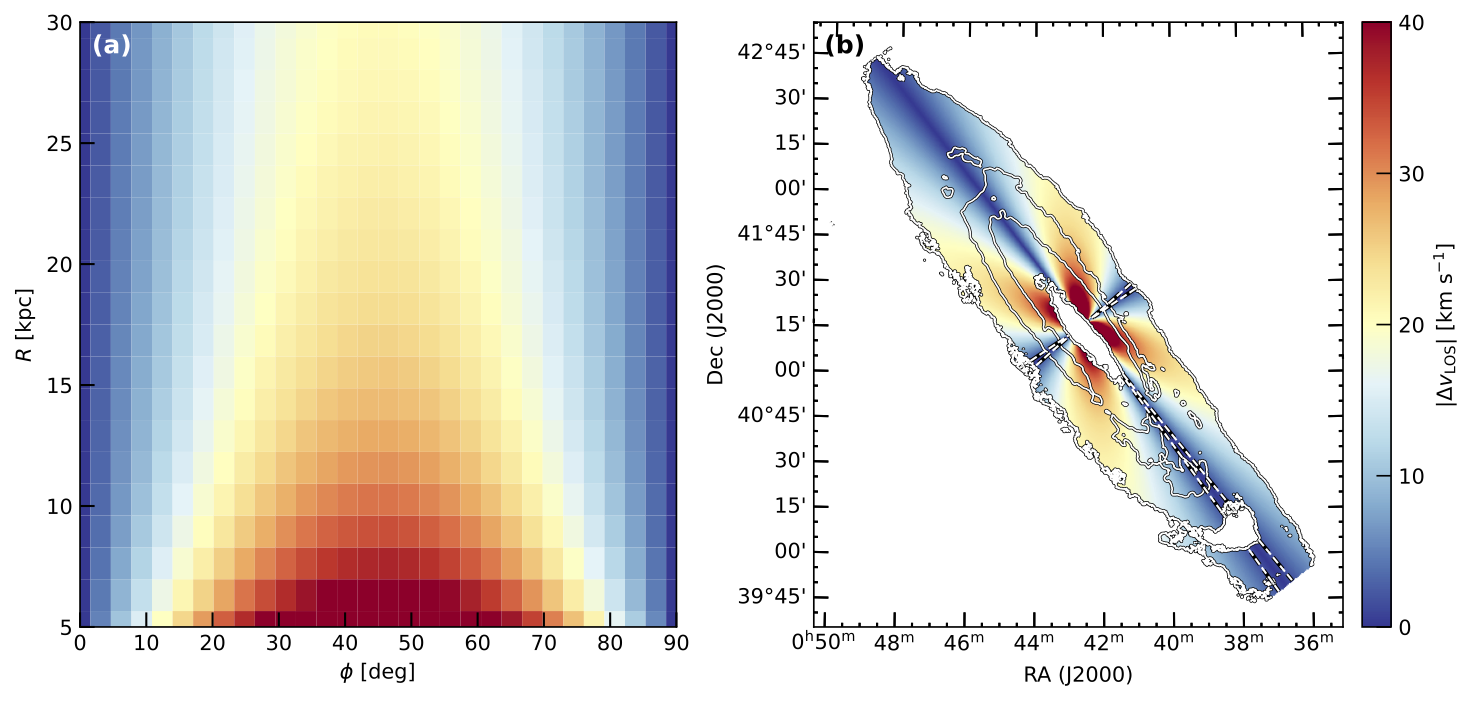

Source code (Python):
#!/usr/bin/env python3
# -*- coding: utf-8 -*-

"""
Two-panel figure with ONE continuous colorbar (from panel b), plus dashed iso-lines on panel b.

(a) Left: Analytic model |Δv_LOS|(phi, R) using the SAME cmap/norm as panel (b).
(b) Right: Observed |Δv_los| with N_HI contours and dashed iso-|Δv_los| lines.

Colorbar is continuous (no steps) and shown ONLY for panel (b).
Layout is adjustable at call time.
Output PDF name is fixed to 'vlos_projection_broadening.pdf'.
"""

import numpy as np
import matplotlib.pyplot as plt
from matplotlib.colors import Normalize
from matplotlib import gridspec
from astropy.io import fits
from astropy.wcs import WCS
import astropy.units as u
import warnings
from astropy.wcs import FITSFixedWarning

warnings.filterwarnings("ignore", category=FITSFixedWarning)

# ---------- helpers ----------
def mom0_to_nhi_cm2(mom0_data):
    """Convert moment-0 (K km/s) to N_HI (cm^-2)."""
    return mom0_data * 1.222e6 / (1.4**2) / 60.0 / 60.0 * 1.8e18

def _angle_map(shape, center_pix, pa_deg=0.0):
    """Position angle map in degrees measured CCW from +x after subtracting pa_deg."""
    h, w = shape
    y_idx, x_idx = np.indices((h, w))
    xc, yc = center_pix  # (x, y)
    theta = np.degrees(np.arctan2(y_idx - yc, x_idx - xc))
    theta = (theta - pa_deg + 360.0) % 360.0
    return theta

def _in_angle_range(theta_deg, amin, amax):
    """Inclusive angular selection that correctly handles wrap-around."""
    theta = theta_deg % 360.0
    amin = amin % 360.0
    amax = amax % 360.0
    if amin <= amax:
        return (theta >= amin) & (theta <= amax)
    else:
        return (theta >= amin) | (theta <= amax)

def _radial_map(shape, center_pix):
    h, w = shape
    y_idx, x_idx = np.indices((h, w))
    xc, yc = center_pix
    return np.hypot(x_idx - xc, y_idx - yc)

# ---------- main plotting ----------
def plot_ab_panels_shared_cbar_continuous(
    # ---- left panel (analytic model) ----
    v_rot=220.0,
    incl_deg=77.0,
    theta_deg_max=90.0,
    theta_steps=30,
    R_min=5.0,
    R_max=30.0,
    R_steps=20,
    # ---- right panel (observed map, DEFINES the shared cmap/norm) ----
    vlos_fits_path="../data/vlos_delta_abs.fits",
    mom0_fits_path="../data/jcomb_submed.mom0.-600-45.fits",
    xlim=(450, 2550),
    ylim=(300, 2700),
    cmap_b="RdYlBu_r",
    vmin_b=0.0,
    vmax_b=40.0,
    # dashed iso-|Δvlos| on panel (b)
    sectors=None,                 # [{'theta_center':..., 'half_width':...}, ...] or [{'theta_min':..., 'theta_max':...}]
    special_levels=(1.7,),        # km/s
    special_color='w',
    special_linestyle="--",
    special_linewidth=1.0,
    special_edge=True,
    special_edge_color="k",
    special_edge_width=2.0,
    special_center_pix=None,      # (x, y) in pixels; default = center of image
    special_limit_to_vlos_mask=True,
    special_clip_to_limits=True,
    special_use_abs=True,
    special_pa_deg=38.0,
    # NHI contours
    nhi_levels=(5e20, 2e21),
    nhi_mask_min=5e20,
    contour_white_with_black_edge=True,
    contour_edge_linewidth=1.5,
    contour_linewidth=0.8,
    # ---- colorbar ticks (continuous) ----
    cbar_ticks=None,              # e.g., [0,10,20,30,40]; if None, auto from vmin_b/vmax_b
    # ---- layout tuning (relative widths; all are normalized internally) ----
    fig_size=(12.0, 4.8),
    panel_a_width=1.0,
    panel_gap=0.12,
    panel_b_width=1.0,
    cbar_gap_b=0.06,
    cbar_width=0.05,
    # ---- output ----
    output_name="vlos_projection_broadening.pdf"
):
    """
    Produces a two-panel PDF named 'vlos_projection_broadening.pdf' with a SINGLE continuous colorbar from panel (b).
    """

    # --- compute left panel data (analytic) ---
    sin_i = np.sin(np.radians(incl_deg))
    tan_i = np.tan(np.radians(incl_deg))
    h_func = lambda R: (R * 16.0 + 182.0) / 1000.0  # kpc

    theta_vals = np.linspace(0.0, np.radians(theta_deg_max), int(theta_steps))
    R_vals = np.linspace(R_min, R_max, int(R_steps))
    R_grid, theta_grid = np.meshgrid(R_vals, theta_vals)

    h_grid = h_func(R_grid)
    numerator1 = np.sin(theta_grid) * R_grid + tan_i * h_grid
    numerator2 = np.sin(theta_grid) * R_grid - tan_i * h_grid
    denominator = R_grid * np.cos(theta_grid)
    delta_theta = np.arctan(numerator1 / denominator) - np.arctan(numerator2 / denominator)

    theta_minus = theta_grid - delta_theta / 2.0
    theta_plus = theta_grid + delta_theta / 2.0
    delta_v = v_rot * sin_i * (np.cos(theta_minus) - np.cos(theta_plus))
    delta_v_abs = np.abs(delta_v)

    # --- compute right panel data (observed) ---
    hdu_v = fits.open(vlos_fits_path)[0]
    vlos = hdu_v.data.astype(np.float32)
    wcs = WCS(hdu_v.header)
    hdu_m = fits.open(mom0_fits_path)[0]
    mom0 = hdu_m.data.astype(np.float32)

    if vlos.shape != mom0.shape:
        raise ValueError(f"Shape mismatch: vlos {vlos.shape} vs mom0 {mom0.shape}")

    nhi = mom0_to_nhi_cm2(mom0)

    # mask where invalid or below NHI floor
    mask = ~(np.isfinite(nhi)) | (nhi < float(nhi_mask_min)) | ~(np.isfinite(vlos))
    vlos_masked = np.ma.array(vlos, mask=mask)

    # --- SHARED cmap and continuous norm (no steps) ---
    cmap_shared = plt.get_cmap(cmap_b)
    norm_shared = Normalize(vmin=vmin_b, vmax=vmax_b)

    # --- GridSpec dynamic layout with ONE colorbar on the far right ---
    # columns: [ Panel A | GAP | Panel B | CBAR GAP | CBAR ]
    ratios = [panel_a_width, panel_gap, panel_b_width, cbar_gap_b, cbar_width]
    ratios = np.array(ratios, dtype=float)
    ratios = ratios / np.sum(ratios)
    total = 500
    width_ratios = (ratios * total).astype(int)

    plt.rcParams['figure.dpi'] = 120
    plt.rcParams['savefig.dpi'] = 120
    plt.rcParams['axes.labelsize'] = 10
    plt.rcParams['xtick.labelsize'] = 10
    plt.rcParams['ytick.labelsize'] = 10

    fig = plt.figure(figsize=fig_size)
    gs = gridspec.GridSpec(
        1, 5, figure=fig, width_ratios=width_ratios,
        left=0.06, right=0.98, top=0.95, bottom=0.11, wspace=0.0
    )

    # axes
    axA = fig.add_subplot(gs[0, 0])                 # panel (a)
    # gs[0,1] is the gap (no axis)
    axB = fig.add_subplot(gs[0, 2], projection=wcs) # panel (b) with WCS
    # gs[0,3] is the gap between B and cbar
    axCB = fig.add_subplot(gs[0, 4])                # the only colorbar

    # --- draw left (a) using SHARED cmap/norm ---
    imA = axA.pcolormesh(np.degrees(theta_grid), R_grid, delta_v_abs,
                         shading='auto', cmap=cmap_shared, norm=norm_shared)
    axA.set_xlabel(r'$\phi$ [deg]')
    axA.set_ylabel(r'$R$ [kpc]')
    axA.set_xlim([0, theta_deg_max])
    axA.set_ylim([R_min, R_max])
    axA.tick_params(direction='in', length=7, width=1)
    axA.text(0.02, 0.98, "(a)", transform=axA.transAxes,
             ha="left", va="top", fontsize=12, fontweight="bold", color = 'w')

    # --- draw right (b) using the SAME cmap/norm ---
    data_B = np.ma.array(np.abs(vlos_masked) if special_use_abs else vlos_masked)
    imB = axB.imshow(data_B, origin="lower", cmap=cmap_shared, norm=norm_shared, interpolation="nearest")

    # single shared continuous colorbar
    cbar = fig.colorbar(imB, cax=axCB, orientation='vertical')
    cbar.set_label(r"$|\Delta v_{\rm LOS}|$ [km s$^{-1}$]")
    if cbar_ticks is None:
        cbar_ticks = np.linspace(vmin_b, vmax_b, 5)
    cbar.set_ticks(cbar_ticks)
    cbar.set_ticklabels([f"{int(round(t))}" for t in cbar_ticks])
    axCB.tick_params(direction="in", length=7)

    # N_HI contours on (b)
    if nhi_levels and len(nhi_levels) > 0:
        if contour_white_with_black_edge:
            axB.contour(nhi, levels=np.array(nhi_levels, float), colors="k",
                        linewidths=contour_edge_linewidth, origin="lower")
            axB.contour(nhi, levels=np.array(nhi_levels, float), colors="w",
                        linewidths=contour_linewidth, origin="lower")
        else:
            axB.contour(nhi, levels=np.array(nhi_levels, float), colors="k",
                        linewidths=contour_linewidth, origin="lower")

    # Dashed iso-|Δvlos| lines on (b)
    if sectors:
        h, w = vlos.shape
        if special_center_pix is None:
            special_center_pix = (w / 2.0, h / 2.0)
        theta_map = _angle_map(vlos.shape, special_center_pix, pa_deg=float(special_pa_deg))
        r_map = _radial_map(vlos.shape, special_center_pix)
        base_mask = vlos_masked.mask if special_limit_to_vlos_mask else np.zeros_like(vlos_masked.mask, dtype=bool)
        vlos_for_contour = np.abs(vlos) if special_use_abs else vlos

        clip_mask = np.zeros_like(base_mask)
        if special_clip_to_limits and (xlim is not None or ylim is not None):
            x0, x1 = (0, w - 1) if xlim is None else (int(xlim[0]), int(xlim[1]))
            y0, y1 = (0, h - 1) if ylim is None else (int(ylim[0]), int(ylim[1]))
            clip_mask[:] = True
            clip_mask[y0:y1 + 1, x0:x1 + 1] = False

        for sector in sectors:
            if 'theta_center' in sector and 'half_width' in sector:
                c = float(sector['theta_center']); hw = float(sector['half_width'])
                amin, amax = c - hw, c + hw
            elif 'theta_min' in sector and 'theta_max' in sector:
                amin, amax = float(sector['theta_min']), float(sector['theta_max'])
            else:
                raise ValueError("Each sector must define (theta_center & half_width) or (theta_min & theta_max).")

            r_min = sector.get('r_min', None); r_max = sector.get('r_max', None)
            ang_mask = _in_angle_range(theta_map, amin, amax)
            if r_min is not None: ang_mask &= (r_map >= float(r_min))
            if r_max is not None: ang_mask &= (r_map <= float(r_max))
            region_mask = base_mask | (~ang_mask) | clip_mask
            data_sector = np.ma.array(vlos_for_contour, mask=region_mask)

            for lvl in special_levels:
                if special_edge:
                    axB.contour(data_sector, levels=[float(lvl)], colors=special_edge_color,
                                linewidths=special_edge_width, linestyles=special_linestyle, origin="lower")
                axB.contour(data_sector, levels=[float(lvl)], colors=special_color,
                            linewidths=special_linewidth, linestyles=special_linestyle, origin="lower")

    # Cosmetics for (b)
    axB.set_xlabel("RA (J2000)")
    axB.set_ylabel("Dec (J2000)")
    axB.tick_params(direction='in', which='major', length=7, width=1)
    axB.coords['ra'].set_ticks(spacing=30 * u.arcmin)
    axB.coords['ra'].display_minor_ticks(True)
    axB.coords['ra'].set_minor_frequency(4)
    axB.coords['dec'].set_ticks(spacing=15 * u.arcmin)
    axB.coords['dec'].display_minor_ticks(True)
    axB.coords['dec'].set_minor_frequency(3)
    if xlim is not None: axB.set_xlim(xlim)
    if ylim is not None: axB.set_ylim(ylim)
    axB.text(0.02, 0.98, "(b)", transform=axB.transAxes,
             ha="left", va="top", fontsize=12, fontweight="bold")

    # Save
    plt.savefig(output_name, bbox_inches="tight")
    print(f"Saved: {output_name}")

# ---- example ----
if __name__ == "__main__":
    sectors_example = [
        {'theta_center': 180, 'half_width': 12},
        {'theta_center': 270, 'half_width': 12},
        {'theta_center':   0, 'half_width': 12},
    ]

    plot_ab_panels_shared_cbar_continuous(
        vlos_fits_path="../data/vlos_delta_abs.fits",
        mom0_fits_path="../data/jcomb_submed.mom0.-600-45.fits",
        cmap_b="RdYlBu_r",
        vmin_b=0.0, vmax_b=40.0,
        cbar_ticks=[0, 10, 20, 30, 40],  # optional explicit ticks for a clean continuous bar
        # dashed iso-line settings
        sectors=sectors_example,
        special_levels=(1.7,),
        special_color='w',
        special_linestyle="--",
        special_linewidth=1.0,
        special_edge=True,
        special_edge_color="k",
        special_edge_width=2.0,
        special_pa_deg=38.0,
        # layout knobs
        panel_a_width=0.8,
        panel_gap=0.04,
        panel_b_width=1.0,
        cbar_gap_b=-0.12,
        cbar_width=0.04,
        fig_size=(9.5, 4.8),
        # output fixed:
        output_name="vlos_projection_broadening.pdf"
    )
